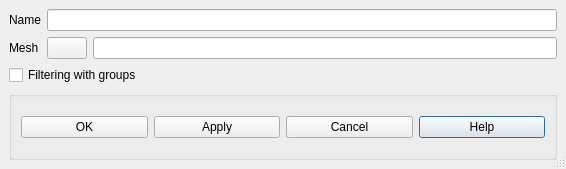
<?xml version="1.0" encoding="UTF-8"?>
<ui version="4.0">
 <class>CreateBoundaryDi</class>
 <widget class="QDialog" name="CreateBoundaryDi">
  <property name="geometry">
   <rect>
    <x>0</x>
    <y>0</y>
    <width>566</width>
    <height>169</height>
   </rect>
  </property>
  <property name="sizePolicy">
   <sizepolicy hsizetype="Fixed" vsizetype="Fixed">
    <horstretch>0</horstretch>
    <verstretch>0</verstretch>
   </sizepolicy>
  </property>
  <property name="windowTitle">
   <string>Create a discrete boundary</string>
  </property>
  <property name="autoFillBackground">
   <bool>true</bool>
  </property>
  <property name="sizeGripEnabled">
   <bool>true</bool>
  </property>
  <layout class="QGridLayout">
   <property name="margin">
    <number>9</number>
   </property>
   <property name="spacing">
    <number>6</number>
   </property>
   <item row="3" column="0" colspan="3">
    <widget class="QGroupBox" name="GBButtons">
     <property name="title">
      <string/>
     </property>
     <layout class="QGridLayout">
      <property name="margin">
       <number>9</number>
      </property>
      <property name="spacing">
       <number>6</number>
      </property>
      <item row="0" column="3">
       <widget class="QPushButton" name="buttonHelp">
        <property name="text">
         <string>Help</string>
        </property>
       </widget>
      </item>
      <item row="0" column="2">
       <widget class="QPushButton" name="buttonCancel">
        <property name="text">
         <string>Cancel</string>
        </property>
       </widget>
      </item>
      <item row="0" column="1">
       <widget class="QPushButton" name="buttonApply">
        <property name="text">
         <string>Apply</string>
        </property>
       </widget>
      </item>
      <item row="0" column="0">
       <widget class="QPushButton" name="buttonOk">
        <property name="text">
         <string>OK</string>
        </property>
       </widget>
      </item>
     </layout>
    </widget>
   </item>
   <item row="2" column="0" colspan="3">
    <widget class="QCheckBox" name="CBGroupe">
     <property name="text">
      <string>Filtering with groups</string>
     </property>
    </widget>
   </item>
   <item row="1" column="2">
    <widget class="QLineEdit" name="LEFileName">
     <property name="minimumSize">
      <size>
       <width>370</width>
       <height>21</height>
      </size>
     </property>
    </widget>
   </item>
   <item row="1" column="1">
    <widget class="QPushButton" name="PushFichier">
     <property name="text">
      <string/>
     </property>
    </widget>
   </item>
   <item row="1" column="0">
    <widget class="QLabel" name="Mesh">
     <property name="text">
      <string>Mesh</string>
     </property>
    </widget>
   </item>
   <item row="0" column="1" colspan="2">
    <widget class="QLineEdit" name="LEName">
     <property name="minimumSize">
      <size>
       <width>382</width>
       <height>21</height>
      </size>
     </property>
     <property name="maxLength">
      <number>32</number>
     </property>
    </widget>
   </item>
   <item row="0" column="0">
    <widget class="QLabel" name="Name">
     <property name="text">
      <string>Name</string>
     </property>
    </widget>
   </item>
  </layout>
 </widget>
 <resources/>
 <connections/>
</ui>
